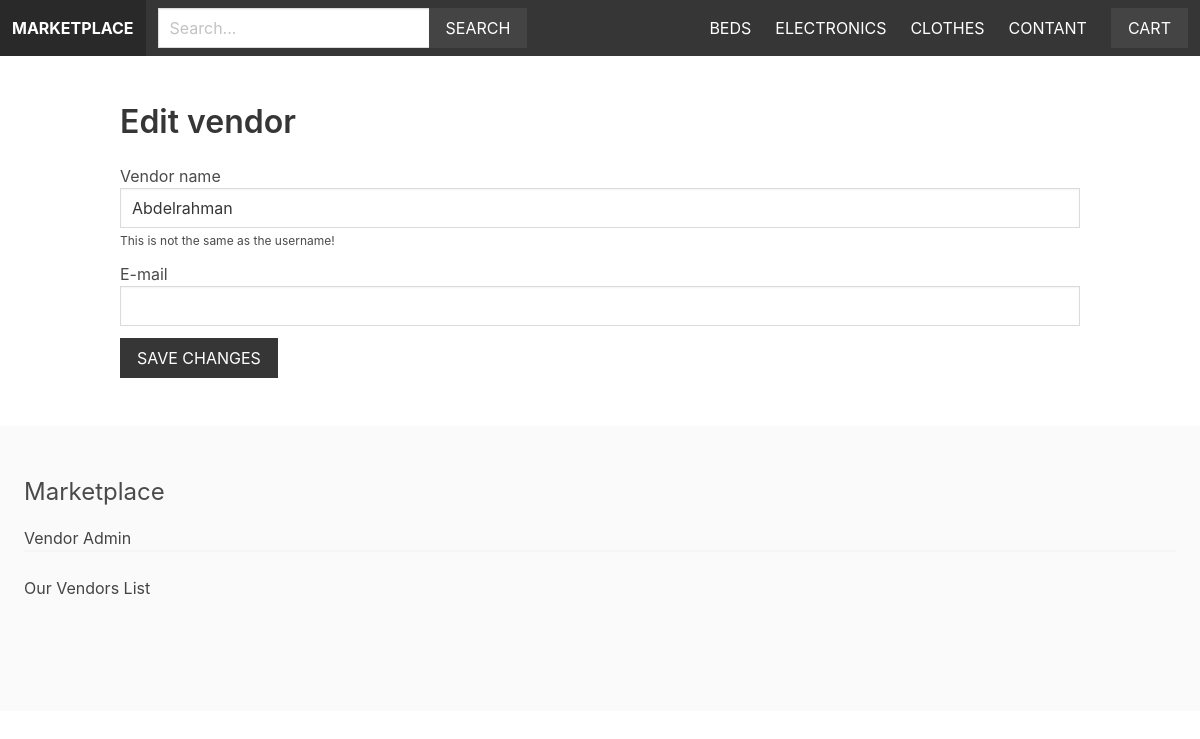
The page /vendor/edit-vendor/ (signed in) on the database its author committed.
### apps/product/models.py (models this page shows, shortened)
class Category(models.Model):
    title= models.CharField(max_length=255)
    slug= models. SlugField(max_length=255)
    ordering= models.IntegerField(default=0)
    class Meta:
        ordering=['ordering']

### apps/vendor/models.py (models this page shows, shortened)
class Vendor(models.Model):
    name= models.CharField(max_length=255)
    created_at= models.DateTimeField(auto_now_add=True)
    created_by= models.OneToOneField(User, on_delete=models.CASCADE,related_name='vendor')
    class Meta:
        ordering= ['name']

### apps/vendor/views.py (the view, shortened to what this page needs)
# urls.py: path('edit-vendor/',views.edit_vendor,name='edit_vendor'),
@login_required
def edit_vendor(request):
    vendor = request.user.vendor
    return render(request,'vendor/edit_vendor.html',{'vendor':vendor})

### apps/cart/cart.py (called while the page is built)
    def __len__(self):
        return sum(item['quantity'] for item in self.cart.values())

### apps/cart/context_processor.py (called while the page is built)
def cart(request):
    return {'cart':Cart(request)}

### apps/product/context_processor.py (called while the page is built)
def menu_categories(request):
    categories=Category.objects.all()
    return {'menu_categories':categories}

### apps/vendor/templates/vendor/edit_vendor.html (shortened to what this page needs)
{% extends 'core/base.html' %}
{% block content %}
    <h1 class="title">Edit vendor</h1>
    <form method="post" action=".">
        <div class="field">
            <label>Vendor name</label>
            <div class="control">
                <input type="text" name="name" id="id_name" value="{{ vendor.name }}" class="input">
            </div>
            <p class="help">This is not the same as the username!</p>
        </div>
        <div class="field">
            <label>E-mail</label>
            <div class="control">
                <input type="email" name="email" id="id_email" value="{{ vendor.created_by.email }}" class="input">
            </div>
        </div>
        <div class="field">
            <div class="control">
                <button class="button is-dark is-uppercase">Save changes</button>
            </div>
        </div>
    </form>
{% endblock %}

### apps/core/templates/core/base.html (shortened to what this page needs)
{%load static%}
<!DOCTYPE html>
<html lang="en">
  <head>
    <link
      rel="stylesheet"
      href="https://cdn.jsdelivr.net/npm/bulma@0.9.1/css/bulma.min.css"
    />
    <link rel="stylesheet" href="{% static 'styles/main.css'%}">
  </head>
  <body>
    <nav class="navbar is-dark">
      <div class="navbar-brand">
        <a href="/" class="navbar-item"><strong>Marketplace</strong></a>
      </div>
      <div class="navbar-menu" id="main-navbar">
        <div class="navbar-start">
          <div class="navbar-item">
          <form action="{%url 'search'%}" method="get">
            <div class="field has-addons">
              <div class="control">
                <input type="text" class="input" placeholder="Search..." name="query">
              </div>
              <div class="control">
                <button class="button is-dark is-uppercase">search</button>
              </div>
            </div>
          </form>
          </div>
        </div>
        <div class="navbar-end">
            {%for category in menu_categories%}
              <a href="{%url 'category' category.slug%}" class="navbar-item">{{category.title}}</a>
            {%endfor%}
            <a href="{%url 'contact'%}" class="navbar-item">Contant</a>
            <div class="navbar-item">
              <a href="{%url 'cart'%}" class="button is-dark">Cart{%if cart%} ({{cart|length}}) {%endif%}</a>
            </div>
        </div>
      </div>
    </nav>
    <section class="section">
      <div class="container">{%block content%} {%endblock%}</div>
    </section>
      <footer class="footer">
    <h3 class="is-size-4 mb-4">Marketplace</h3>
    {% if request.user.is_authenticated%}
      <a href="{%url 'vendor_admin'%}" style="margin-bottom: 0;">Vendor Admin</a>
    {%else%}
      <a href="{%url 'become_vendor'%}" style="margin-bottom: 0;">Become vendor</a>
    {%endif%}
        <hr style="margin-top: 0;">
    <a href="{%url 'vendors'%}">Our Vendors List</a>
  </footer>
  </body>
</html>

### static/styles/main.css (style rules this page uses)
.navbar { text-transform: uppercase; }
.navbar .is-dark { background: #444; }
.footer a { margin-bottom: 15px; display: inline-block; color: #444; }
.input, .button { border-radius: 0; }

### rows shown on the page
Category: title "BEDS"
Category: title "ELECTRONICS"
Category: title "CLOTHES"
Vendor: name "Abdelrahman"
